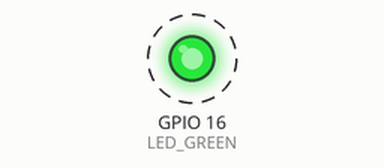
Recording of a program running on a simulated ESP32 board running MicroPython. Shown: output pins drawn as LEDs (lit = HIGH). Dashed ring = blinking. What the program prints to the serial console is not drawn.

Above: at 0.5 s.
Timing chart, 0 to 4.6 s (numbered marks = the images above):
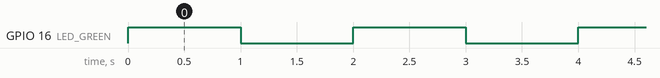

Measured:
- by itself, GPIO 16 (LED_GREEN): alternates HIGH for 1.0 s and LOW for 1.0 s

The program:

01-Serial-Test.py
```python
#######################################################################
# 01 - Serial Test
#
# >>>> Copy to board:
#      "mpremote connect <poer> fs cp ./01-Serial-Test.py :main.py"
# >>>> Then, start a serial repl shell:
#      "mpremote connect <port> repl"
#######################################################################

from machine import Pin
import time

LED_GREEN = Pin(16, Pin.OUT)

def main():

    while True:

        LED_GREEN.value(not LED_GREEN.value())

        print('MicroPython install OK! :-D')

        time.sleep(1)

main()
```
